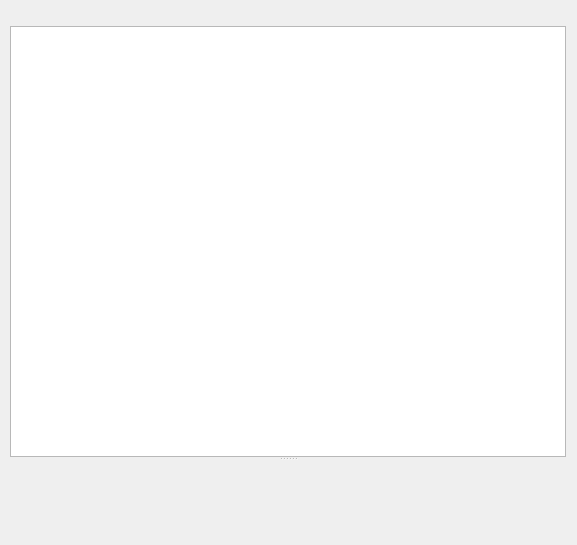
<?xml version="1.0" encoding="UTF-8"?>
<ui version="4.0">
 <class>VideoPage</class>
 <widget class="QWidget" name="VideoPage">
  <property name="geometry">
   <rect>
    <x>0</x>
    <y>0</y>
    <width>577</width>
    <height>545</height>
   </rect>
  </property>
  <layout class="QVBoxLayout" name="verticalLayout">
   <property name="leftMargin">
    <number>10</number>
   </property>
   <property name="topMargin">
    <number>10</number>
   </property>
   <item>
    <widget class="QWidget" name="switchBtnWidget" native="true">
     <property name="sizePolicy">
      <sizepolicy hsizetype="Expanding" vsizetype="Fixed">
       <horstretch>0</horstretch>
       <verstretch>0</verstretch>
      </sizepolicy>
     </property>
     <layout class="QHBoxLayout" name="horizontalLayout_2">
      <property name="leftMargin">
       <number>10</number>
      </property>
      <property name="topMargin">
       <number>10</number>
      </property>
      <property name="rightMargin">
       <number>0</number>
      </property>
      <property name="bottomMargin">
       <number>0</number>
      </property>
      <item>
       <widget class="Vanilla::ToggleButton" name="btnSwitch" native="true"/>
      </item>
      <item>
       <widget class="::SearchLineEdit" name="lineEditSearch" native="true">
        <property name="sizePolicy">
         <sizepolicy hsizetype="Expanding" vsizetype="Fixed">
          <horstretch>0</horstretch>
          <verstretch>0</verstretch>
         </sizepolicy>
        </property>
        <property name="minimumSize">
         <size>
          <width>400</width>
          <height>0</height>
         </size>
        </property>
       </widget>
      </item>
     </layout>
    </widget>
   </item>
   <item>
    <widget class="QStackedWidget" name="videoStackedPage">
     <property name="sizePolicy">
      <sizepolicy hsizetype="Expanding" vsizetype="Expanding">
       <horstretch>0</horstretch>
       <verstretch>0</verstretch>
      </sizepolicy>
     </property>
     <property name="currentIndex">
      <number>0</number>
     </property>
     <widget class="QSplitter" name="videoGrid">
      <property name="sizePolicy">
       <sizepolicy hsizetype="Expanding" vsizetype="Expanding">
        <horstretch>0</horstretch>
        <verstretch>0</verstretch>
       </sizepolicy>
      </property>
      <property name="orientation">
       <enum>Qt::Vertical</enum>
      </property>
      <widget class="::VideoGridWidget" name="videoGridWidget">
       <property name="sizePolicy">
        <sizepolicy hsizetype="Preferred" vsizetype="Preferred">
         <horstretch>0</horstretch>
         <verstretch>0</verstretch>
        </sizepolicy>
       </property>
       <property name="verticalScrollBarPolicy">
        <enum>Qt::ScrollBarAsNeeded</enum>
       </property>
       <property name="horizontalScrollBarPolicy">
        <enum>Qt::ScrollBarAlwaysOff</enum>
       </property>
       <property name="verticalScrollMode">
        <enum>QAbstractItemView::ScrollPerPixel</enum>
       </property>
       <property name="horizontalScrollMode">
        <enum>QAbstractItemView::ScrollPerPixel</enum>
       </property>
       <property name="flow">
        <enum>QListView::LeftToRight</enum>
       </property>
       <property name="isWrapping" stdset="0">
        <bool>true</bool>
       </property>
       <property name="resizeMode">
        <enum>QListView::Adjust</enum>
       </property>
       <property name="itemAlignment">
        <set>Qt::AlignHCenter</set>
       </property>
      </widget>
      <widget class="::VideoInfoWidget" name="videoGridInfoWidget" native="true"/>
     </widget>
     <widget class="QSplitter" name="videoList">
      <property name="sizePolicy">
       <sizepolicy hsizetype="Expanding" vsizetype="Expanding">
        <horstretch>0</horstretch>
        <verstretch>0</verstretch>
       </sizepolicy>
      </property>
      <property name="orientation">
       <enum>Qt::Vertical</enum>
      </property>
      <widget class="::VideoListWidget" name="videoListWidget">
       <property name="sizePolicy">
        <sizepolicy hsizetype="Expanding" vsizetype="Expanding">
         <horstretch>0</horstretch>
         <verstretch>0</verstretch>
        </sizepolicy>
       </property>
       <property name="verticalScrollBarPolicy">
        <enum>Qt::ScrollBarAsNeeded</enum>
       </property>
       <property name="horizontalScrollBarPolicy">
        <enum>Qt::ScrollBarAlwaysOff</enum>
       </property>
       <property name="verticalScrollMode">
        <enum>QAbstractItemView::ScrollPerPixel</enum>
       </property>
      </widget>
      <widget class="::VideoInfoWidget" name="videoListInfoWidget" native="true">
       <property name="sizePolicy">
        <sizepolicy hsizetype="Expanding" vsizetype="Expanding">
         <horstretch>0</horstretch>
         <verstretch>0</verstretch>
        </sizepolicy>
       </property>
      </widget>
     </widget>
    </widget>
   </item>
   <item>
    <widget class="QWidget" name="btnGroupsAction" native="true"/>
   </item>
  </layout>
 </widget>
 <customwidgets>
  <customwidget>
   <class>Vanilla::ToggleButton</class>
   <extends>QWidget</extends>
   <header>VanillaStyle/Widgets/ToggleButton.h</header>
   <container>1</container>
  </customwidget>
  <customwidget>
   <class>::VideoGridWidget</class>
   <extends>QListWidget</extends>
   <header>ClientUi/VideoList/VideoGridWidget.h</header>
   <container>1</container>
  </customwidget>
  <customwidget>
   <class>::VideoListWidget</class>
   <extends>QListWidget</extends>
   <header>ClientUi/VideoList/VideoListWidget.h</header>
  </customwidget>
  <customwidget>
   <class>::VideoInfoWidget</class>
   <extends>QWidget</extends>
   <header>ClientUi/VideoList/VideoInfoWidget.h</header>
   <container>1</container>
  </customwidget>
  <customwidget>
   <class>::SearchLineEdit</class>
   <extends>QWidget</extends>
   <header>SUI/SearchLineEdit.h</header>
   <container>1</container>
  </customwidget>
 </customwidgets>
 <resources/>
 <connections/>
</ui>
